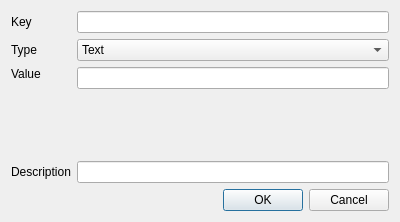
<?xml version="1.0" encoding="UTF-8"?>
<ui version="4.0">
 <class>KeyValueFileTextDialog</class>
 <widget class="QDialog" name="KeyValueFileTextDialog">
  <property name="geometry">
   <rect>
    <x>0</x>
    <y>0</y>
    <width>400</width>
    <height>222</height>
   </rect>
  </property>
  <property name="windowTitle">
   <string>Dialog</string>
  </property>
  <layout class="QFormLayout" name="formLayout">
   <item row="0" column="0">
    <widget class="QLabel" name="label">
     <property name="text">
      <string>Key</string>
     </property>
    </widget>
   </item>
   <item row="0" column="1">
    <widget class="QLineEdit" name="keyEdit"/>
   </item>
   <item row="1" column="0">
    <widget class="QLabel" name="label_3">
     <property name="text">
      <string>Type</string>
     </property>
    </widget>
   </item>
   <item row="1" column="1">
    <widget class="QComboBox" name="typeComboBox">
     <item>
      <property name="text">
       <string>Text</string>
      </property>
     </item>
     <item>
      <property name="text">
       <string>File</string>
      </property>
     </item>
    </widget>
   </item>
   <item row="2" column="0">
    <widget class="QLabel" name="label_2">
     <property name="text">
      <string>Value</string>
     </property>
     <property name="alignment">
      <set>Qt::AlignmentFlag::AlignLeading|Qt::AlignmentFlag::AlignLeft|Qt::AlignmentFlag::AlignTop</set>
     </property>
    </widget>
   </item>
   <item row="2" column="1">
    <widget class="QStackedWidget" name="stackedWidget">
     <property name="currentIndex">
      <number>0</number>
     </property>
     <widget class="QWidget" name="page">
      <layout class="QGridLayout" name="gridLayout">
       <property name="leftMargin">
        <number>0</number>
       </property>
       <property name="topMargin">
        <number>0</number>
       </property>
       <property name="rightMargin">
        <number>0</number>
       </property>
       <property name="bottomMargin">
        <number>0</number>
       </property>
       <property name="spacing">
        <number>0</number>
       </property>
       <item row="0" column="0">
        <widget class="QLineEdit" name="valueTextEdit">
         <property name="alignment">
          <set>Qt::AlignmentFlag::AlignLeading|Qt::AlignmentFlag::AlignLeft|Qt::AlignmentFlag::AlignTop</set>
         </property>
        </widget>
       </item>
       <item row="1" column="0">
        <spacer name="verticalSpacer">
         <property name="orientation">
          <enum>Qt::Orientation::Vertical</enum>
         </property>
         <property name="sizeHint" stdset="0">
          <size>
           <width>20</width>
           <height>40</height>
          </size>
         </property>
        </spacer>
       </item>
      </layout>
     </widget>
     <widget class="QWidget" name="page_2">
      <layout class="QGridLayout" name="gridLayout_3">
       <property name="leftMargin">
        <number>0</number>
       </property>
       <property name="topMargin">
        <number>0</number>
       </property>
       <property name="rightMargin">
        <number>0</number>
       </property>
       <property name="bottomMargin">
        <number>0</number>
       </property>
       <property name="spacing">
        <number>0</number>
       </property>
       <item row="1" column="0">
        <widget class="QLabel" name="filepathLbl">
         <property name="text">
          <string/>
         </property>
         <property name="wordWrap">
          <bool>true</bool>
         </property>
        </widget>
       </item>
       <item row="0" column="0">
        <widget class="QPushButton" name="selectFileBtn">
         <property name="text">
          <string>File...</string>
         </property>
        </widget>
       </item>
      </layout>
     </widget>
    </widget>
   </item>
   <item row="4" column="0" colspan="2">
    <widget class="QDialogButtonBox" name="buttonBox">
     <property name="orientation">
      <enum>Qt::Orientation::Horizontal</enum>
     </property>
     <property name="standardButtons">
      <set>QDialogButtonBox::StandardButton::Cancel|QDialogButtonBox::StandardButton::Ok</set>
     </property>
    </widget>
   </item>
   <item row="3" column="0">
    <widget class="QLabel" name="label_4">
     <property name="text">
      <string>Description</string>
     </property>
    </widget>
   </item>
   <item row="3" column="1">
    <widget class="QLineEdit" name="descriptionEdit"/>
   </item>
  </layout>
 </widget>
 <resources/>
 <connections>
  <connection>
   <sender>buttonBox</sender>
   <signal>accepted()</signal>
   <receiver>KeyValueFileTextDialog</receiver>
   <slot>accept()</slot>
   <hints>
    <hint type="sourcelabel">
     <x>248</x>
     <y>254</y>
    </hint>
    <hint type="destinationlabel">
     <x>157</x>
     <y>274</y>
    </hint>
   </hints>
  </connection>
  <connection>
   <sender>buttonBox</sender>
   <signal>rejected()</signal>
   <receiver>KeyValueFileTextDialog</receiver>
   <slot>reject()</slot>
   <hints>
    <hint type="sourcelabel">
     <x>316</x>
     <y>260</y>
    </hint>
    <hint type="destinationlabel">
     <x>286</x>
     <y>274</y>
    </hint>
   </hints>
  </connection>
 </connections>
</ui>
